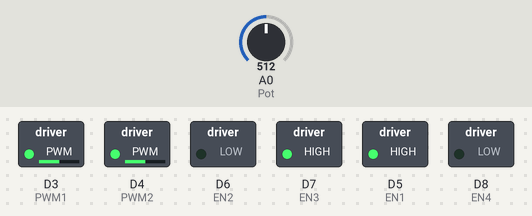
The sketch below on a simulated ESP8266 (NodeMCU). Shown: switched loads named in the sketch (green lamp = pin HIGH). The test bench sets the inputs (shaded band); at power-on: A0 (Pot) = 512. What the sketch prints to the serial monitor is not drawn.

Above: at 1.2 s.
1.3 s: A0 (Pot) set to 716
At 1.9 s:
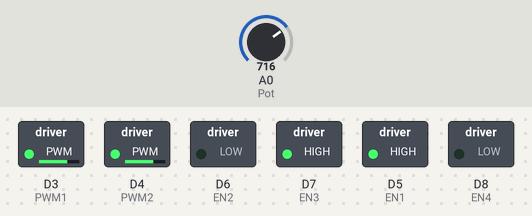
2.8 s: A0 (Pot) set to 900
At 4.0 s:
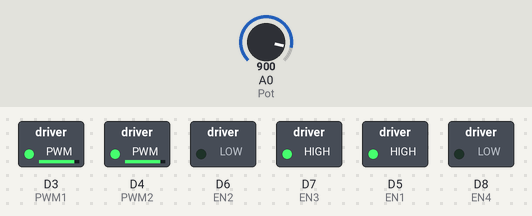
4.3 s: A0 (Pot) set to 122
At 5.3 s:
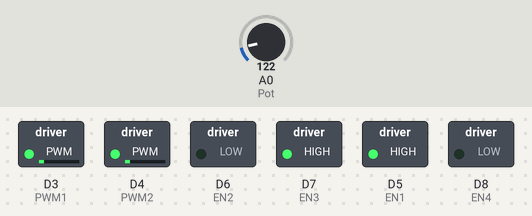
5.8 s: A0 (Pot) set to 0
At 6.4 s:
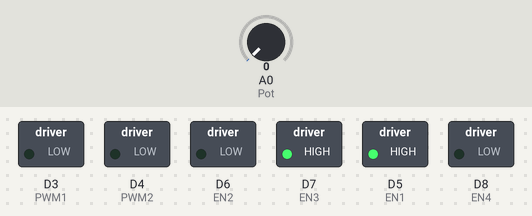
Timing chart, 0 to 8.3 s (numbered marks = the images above; inputs shaded):
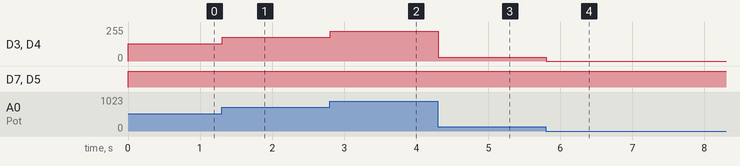

Measured:
- after the input at 1.3 s, D3 (PWM1), D4 (PWM2): 128/255 → 179/255 at once
- after the input at 2.8 s, D3 (PWM1), D4 (PWM2): 179/255 → 225/255 at once
- after the input at 4.3 s, D3 (PWM1), D4 (PWM2): 225/255 → 30/255 at once
- after the input at 5.8 s, D3 (PWM1), D4 (PWM2): 30/255 → 0/255 at once

The sketch:

SBR_V1.ino
```cpp
/* Board is ESP8266, motor driver is L298N, and 2 DC geared motors at 100RPM max pwm
PWM1 = D3;
PWM2 = D4;

EN1 = D5;
EN2 = D6;
EN3 = D7;
EN4 = D8;
*/

#define PWM1 D3
#define PWM2 D4
#define EN1 D5
#define EN2 D6
#define EN3 D7
#define EN4 D8
#define Pot A0

void setup() {
  Serial.begin(9600);
  analogWrite(PWM1,0);
  analogWrite(PWM2,0);

  pinMode(EN1,OUTPUT);
  pinMode(EN2,OUTPUT);
  pinMode(EN3,OUTPUT);
  pinMode(EN4,OUTPUT);
}

void loop() {
  int PWM = (float(analogRead(Pot))/1024)*256;
  Serial.print(PWM);
  Serial.print("\n");
  analogWrite(PWM1,PWM);
  analogWrite(PWM2,PWM);


  //delay(1000);
  Motor1("FWD");
  Motor2("FWD");
 // delay(2000);
 // Motor1("RVS");
 // Motor2("RVS");
 // delay(2000);

}
```

Functions.ino
```cpp
void Motor1(String x){
  if(x == "FWD"){
    digitalWrite(EN1,HIGH);
    digitalWrite(EN2,LOW);
    }else if(x == "RVS"){
    digitalWrite(EN1,LOW);
    digitalWrite(EN2,HIGH);
    } else {
    digitalWrite(EN1,LOW);
    digitalWrite(EN2,LOW);
    }
}

void Motor2(String x){
  if(x == "FWD"){
    digitalWrite(EN3,HIGH);
    digitalWrite(EN4,LOW);
    }else if(x == "RVS"){
    digitalWrite(EN3,LOW);
    digitalWrite(EN4,HIGH);
    } else {
    digitalWrite(EN3,LOW);
    digitalWrite(EN4,LOW);
    }
  }
```
